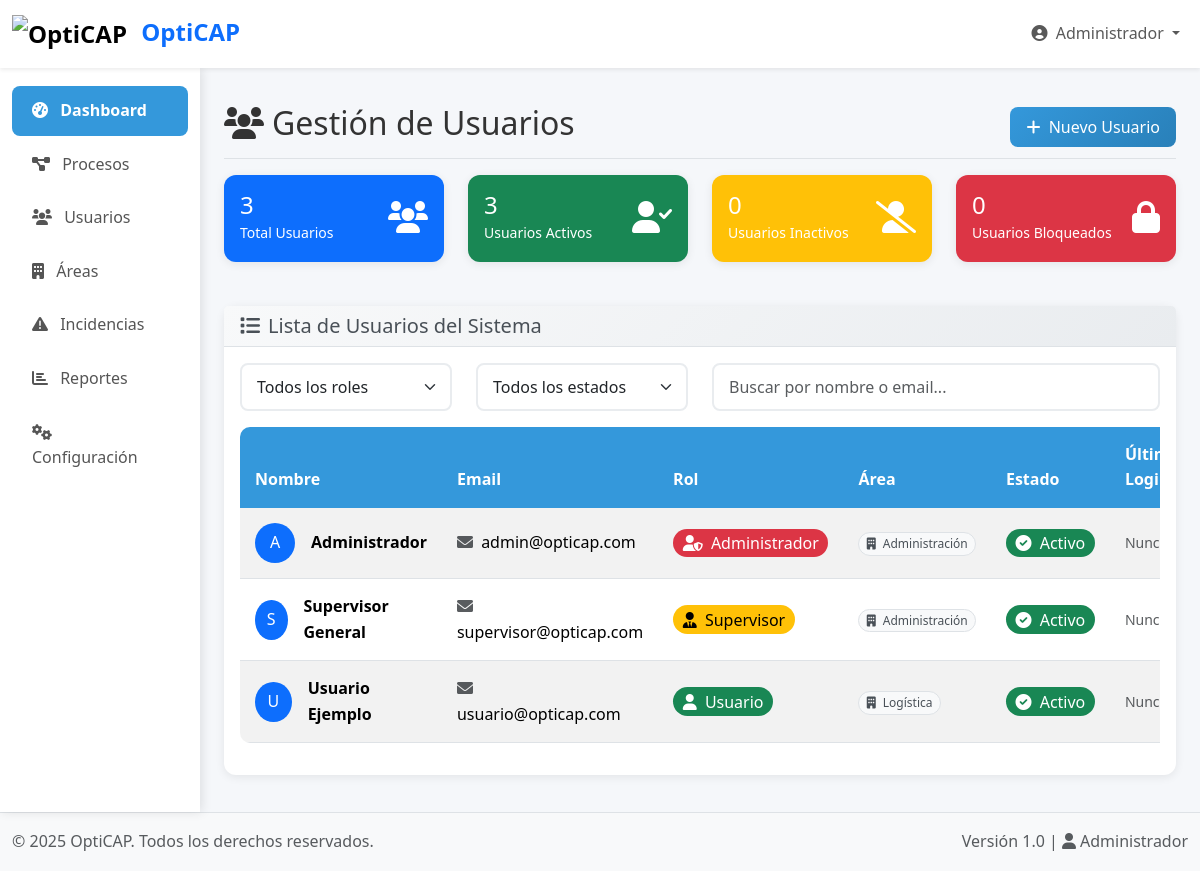
The page /modules/usuarios/usuarios.php (signed in) on the database its author committed.
### tables this page shows
CREATE TABLE usuarios (
    id INT PRIMARY KEY AUTO_INCREMENT,
    nombre VARCHAR(255) NOT NULL,
    email VARCHAR(255) UNIQUE NOT NULL,
    password VARCHAR(255) NOT NULL,
    rol ENUM('administrador', 'supervisor', 'super_usuario', 'usuario') NOT NULL,
    area_id INT,
    activo BOOLEAN DEFAULT TRUE,
    fecha_creacion TIMESTAMP DEFAULT CURRENT_TIMESTAMP,
    ultimo_login TIMESTAMP NULL,
    intentos_fallidos INT DEFAULT 0,
    bloqueado BOOLEAN DEFAULT FALSE,
    fecha_bloqueo TIMESTAMP NULL,
    FOREIGN KEY (area_id) REFERENCES areas(id)
);

CREATE TABLE areas (
    id INT PRIMARY KEY AUTO_INCREMENT,
    nombre VARCHAR(255) NOT NULL,
    descripcion TEXT,
    activo BOOLEAN DEFAULT TRUE,
    fecha_creacion TIMESTAMP DEFAULT CURRENT_TIMESTAMP
);

CREATE TABLE configuraciones_sistema (
    id INT PRIMARY KEY AUTO_INCREMENT,
    nombre_sistema VARCHAR(255) DEFAULT 'OptiCAP',
    logo_url VARCHAR(500),
    smtp_host VARCHAR(255),
    smtp_port INT,
    smtp_user VARCHAR(255),
    smtp_pass VARCHAR(255),
    from_email VARCHAR(255),
    from_name VARCHAR(255),
    email_activo BOOLEAN DEFAULT FALSE,
    fecha_actualizacion TIMESTAMP DEFAULT CURRENT_TIMESTAMP ON UPDATE CURRENT_TIMESTAMP
);

### modules/usuarios/usuarios.php (the view, shortened to what this page needs)
<?php
$database = new Database();
$db = $database->getConnection();
$query = "SELECT u.*, a.nombre as area_nombre
          FROM usuarios u
          LEFT JOIN areas a ON u.area_id = a.id
          ORDER BY u.nombre";
$stmt = $db->prepare($query);
$stmt->execute();
$usuarios = $stmt->fetchAll(PDO::FETCH_ASSOC);
?>
<!DOCTYPE html>
<html lang="es">
<head>
    <link href="/opticap/assets/css/bootstrap.min.css" rel="stylesheet">
    <link href="/opticap/assets/css/style.css" rel="stylesheet">
    <link rel="stylesheet" href="https://cdnjs.cloudflare.com/ajax/libs/font-awesome/6.0.0/css/all.min.css">
</head>
<body>
    <?php include '../../includes/header.php'; ?>
    <div class="container-fluid">
        <div class="row">
            <?php include '../../includes/sidebar.php'; ?>
            <main class="col-md-9 ms-sm-auto col-lg-10 px-md-4">
                <div class="d-flex justify-content-between flex-wrap flex-md-nowrap align-items-center pt-3 pb-2 mb-3 border-bottom">
                    <h1 class="h2">
                        <i class="fas fa-users me-2"></i>Gestión de Usuarios
                    </h1>
                    <?php if ($_SESSION['rol'] == 'administrador'): ?>
                    <a href="gestionar.php" class="btn btn-primary">
                        <i class="fas fa-plus me-1"></i> Nuevo Usuario
                    </a>
                    <?php endif; ?>
                </div>
                <div class="row mb-4">
                    <div class="col-md-3">
                        <div class="card bg-primary text-white">
                            <div class="card-body">
                                <div class="d-flex justify-content-between">
                                    <div>
                                        <h4 class="mb-0"><?php echo count($usuarios); ?></h4>
                                        <small>Total Usuarios</small>
                                    </div>
                                    <div class="align-self-center">
                                        <i class="fas fa-users fa-2x"></i>
                                    </div>
                                </div>
                            </div>
                        </div>
                    </div>
                    <div class="col-md-3">
                        <div class="card bg-success text-white">
                            <div class="card-body">
                                <div class="d-flex justify-content-between">
                                    <div>
                                        <h4 class="mb-0"><?php echo count(array_filter($usuarios, fn($u) => $u['activo'])); ?></h4>
                                        <small>Usuarios Activos</small>
                                    </div>
                                    <div class="align-self-center">
                                        <i class="fas fa-user-check fa-2x"></i>
                                    </div>
                                </div>
                            </div>
                        </div>
                    </div>
                    <div class="col-md-3">
                        <div class="card bg-warning text-white">
                            <div class="card-body">
                                <div class="d-flex justify-content-between">
                                    <div>
                                        <h4 class="mb-0"><?php echo count(array_filter($usuarios, fn($u) => !$u['activo'])); ?></h4>
                                        <small>Usuarios Inactivos</small>
                                    </div>
                                    <div class="align-self-center">
                                        <i class="fas fa-user-slash fa-2x"></i>
                                    </div>
                                </div>
                            </div>
                        </div>
                    </div>
                    <div class="col-md-3">
                        <div class="card bg-danger text-white">
                            <div class="card-body">
                                <div class="d-flex justify-content-between">
                                    <div>
                                        <h4 class="mb-0"><?php echo count(array_filter($usuarios, fn($u) => $u['bloqueado'])); ?></h4>
                                        <small>Usuarios Bloqueados</small>
                                    </div>
                                    <div class="align-self-center">
                                        <i class="fas fa-lock fa-2x"></i>
                                    </div>
                                </div>
                            </div>
                        </div>
                    </div>
                </div>
                <div class="card">
                    <div class="card-header bg-light">
                        <h5 class="card-title mb-0">
                            <i class="fas fa-list me-2"></i>Lista de Usuarios del Sistema
                        </h5>
                    </div>
                    <div class="card-body">
                        <div class="row mb-3">
                            <div class="col-md-3">
                                <select class="form-select" id="filtroRol">
                                    <option value="">Todos los roles</option>
                                </select>
                            </div>
                            <div class="col-md-3">
                                <select class="form-select" id="filtroEstado">
                                    <option value="">Todos los estados</option>
                                </select>
                            </div>
                            <div class="col-md-6">
                                <input type="text" class="form-control" id="buscarUsuario" placeholder="Buscar por nombre o email...">
                            </div>
                        </div>
                        <div class="table-responsive">
                            <table class="table table-hover table-striped" id="tablaUsuarios">
                                <thead class="table-dark">
                                    <tr>
                                        <th>Nombre</th>
                                        <th>Email</th>
                                        <th>Rol</th>
                                        <th>Área</th>
                                        <th>Estado</th>
                                        <th>Último Login</th>
                                    </tr>
                                </thead>
                                <tbody>
                                    <?php foreach ($usuarios as $usuario): ?>
                                    <tr class="usuario-fila"
                                        data-rol="<?php echo $usuario['rol']; ?>"
                                        data-estado="<?php echo $usuario['bloqueado'] ? 'bloqueado' : ($usuario['activo'] ? 'activo' : 'inactivo'); ?>"
                                        data-nombre="<?php echo strtolower($usuario['nombre']); ?>"
                                        data-email="<?php echo strtolower($usuario['email']); ?>">
                                        <td>
                                            <div class="d-flex align-items-center">
                                                <div class="avatar-circle bg-primary text-white rounded-circle d-flex align-items-center justify-content-center me-3" style="width: 40px; height: 40px; font-size: 16px;">
                                                    <?php echo strtoupper(substr($usuario['nombre'], 0, 1)); ?>
                                                </div>
                                                <div>
                                                    <strong><?php echo htmlspecialchars($usuario['nombre']); ?></strong>
                                                </div>
                                            </div>
                                        </td>
                                        <td>
                                            <i class="fas fa-envelope me-1 text-muted"></i>
                                            <?php echo htmlspecialchars($usuario['email']); ?>
                                        </td>
                                        <td>
                                            <span class="badge bg-<?php
                                                switch($usuario['rol']) {
                                                    case 'administrador': echo 'danger'; break;
                                                    case 'supervisor': echo 'warning'; break;
                                                    case 'usuario': echo 'success'; break;
                                                }
                                            ?> fs-6">
                                                <i class="fas fa-<?php
                                                    switch($usuario['rol']) {
                                                        case 'administrador': echo 'user-shield'; break;
                                                        case 'supervisor': echo 'user-tie'; break;
                                                        case 'usuario': echo 'user'; break;
                                                    }
                                                ?> me-1"></i>
                                                <?php echo ucfirst(str_replace('_', ' ', $usuario['rol'])); ?>
                                            </span>
                                        </td>
                                        <td>
                                            <?php if ($usuario['area_nombre']): ?>
                                            <span class="badge bg-light text-dark border">
                                                <i class="fas fa-building me-1"></i>
                                                <?php echo htmlspecialchars($usuario['area_nombre']); ?>
                                            </span>
                                            <?php else: ?>
                                            <span class="text-muted">N/A</span>
                                            <?php endif; ?>
                                        </td>
                                        <td>
                                            <span class="badge bg-<?php echo $usuario['activo'] ? 'success' : 'secondary'; ?> fs-6">
                                                <i class="fas fa-<?php echo $usuario['activo'] ? 'check-circle' : 'times-circle'; ?> me-1"></i>
                                                <?php echo $usuario['activo'] ? 'Activo' : 'Inactivo'; ?>
                                            </span>
                                        </td>
                                        <td>
                                            <small>
                                                <?php if ($usuario['ultimo_login']): ?>
                                                <i class="fas fa-sign-in-alt me-1 text-muted"></i>
                                                <?php echo date('d/m/Y H:i', strtotime($usuario['ultimo_login'])); ?>
                                                <?php else: ?>
                                                <span class="text-muted">Nunca</span>
                                                <?php endif; ?>
                                            </small>
                                        </td>
                                    </tr>
                                    <?php endforeach; ?>
                                </tbody>
                            </table>
                        </div>
                    </div>
                </div>
            </main>
        </div>
    </div>
    <?php include '../../includes/footer.php'; ?>
</body>
</html>

### includes/footer.php (shortened to what this page needs)
<footer class="footer mt-auto py-3 bg-light border-top">
    <div class="container-fluid">
        <div class="row align-items-center">
            <div class="col-md-6">
                <span class="text-muted">
                    &copy; <?php echo date('Y'); ?> <?php
                    $database = new Database();
                    $db = $database->getConnection();
                    $query = "SELECT nombre_sistema FROM configuraciones_sistema ORDER BY id DESC LIMIT 1";
                    $stmt = $db->prepare($query);
                    $stmt->execute();
                    $config = $stmt->fetch(PDO::FETCH_ASSOC);
                    echo $config['nombre_sistema'] ?? 'OptiCAP';
                    ?>. Todos los derechos reservados.
                </span>
            </div>
            <div class="col-md-6 text-md-end">
                <span class="text-muted">
                    Versión 1.0 |
                    <i class="fas fa-user me-1"></i><?php echo $_SESSION['nombre'] ?? 'Usuario'; ?>
                </span>
            </div>
        </div>
    </div>
</footer>

### assets/css/style.css (style rules this page uses)
:root { --primary-color: #3498db; --secondary-color: #2c3e50; --success-color: #27ae60; --warning-color: #f39c12; --danger-color: #e74c3c; --light-color: #f8f9fa; --dark-color: #343a40; --border-color: #dee2e6; --sidebar-width: 280px; }
* { margin: 0; padding: 0; box-sizing: border-box; }
body { font-family: 'Segoe UI', Tahoma, Geneva, Verdana, sans-serif; background-color: #f5f7fa; color: #333; line-height: 1.6; }
main { padding-top: 20px; min-height: calc(100vh - 56px); }
.card { border: none; border-radius: 12px; box-shadow: 0 5px 15px rgba(0, 0, 0, 0.08); transition: transform 0.3s ease, box-shadow 0.3s ease; margin-bottom: 20px; }
.table { border-radius: 10px; overflow: hidden; }
.table thead th { background-color: var(--primary-color); color: white; border: none; font-weight: 600; padding: 15px; }
.table tbody td { padding: 15px; vertical-align: middle; border-color: var(--border-color); }
.badge { padding: 8px 12px; border-radius: 20px; font-weight: 500; font-size: 0.75rem; }
.btn { border-radius: 8px; padding: 8px 16px; font-weight: 500; transition: all 0.3s ease; border: none; }
.btn-primary { background: linear-gradient(135deg, #3498db, #2980b9); border: none; }
.form-control, .form-select { border-radius: 8px; border: 2px solid #e9ecef; padding: 10px 15px; transition: all 0.3s ease; }
.card { border: none; border-radius: 12px; box-shadow: 0 2px 10px rgba(0, 0, 0, 0.08); }
.card-header { background: white; border-bottom: 1px solid #e9ecef; font-weight: 600; }
.badge { font-weight: 500; padding: 6px 10px; }
.btn { border-radius: 8px; font-weight: 500; transition: all 0.3s ease; }
.table th { font-weight: 600; color: #495057; border-top: none; }
.table td { vertical-align: middle; }
.table th { background-color: #f8f9fa; border-bottom: 2px solid #dee2e6; }
.badge { font-size: 0.75em; padding: 0.4em 0.6em; }
.card-header { background: linear-gradient(135deg, #f8f9fa 0%, #e9ecef 100%); border-bottom: 1px solid #dee2e6; font-weight: 600; color: #495057; }
.badge.bg-warning { color: #000 !important; }
.badge.bg-light { color: #495057 !important; border: 1px solid #dee2e6; }

### rows shown on the page
usuarios: bloqueado "0", nombre "A", nombre "Administrador", email "admin@opticap.com", rol "Administrador", area.nombre "Administración", activo 1 (drawn), shows "Nunca"
usuarios: nombre "S", nombre "Supervisor General", email "supervisor@opticap.com", rol "Supervisor", area.nombre "Administración", activo 1 (drawn), shows "Nunca"
usuarios: nombre "U", nombre "Usuario Ejemplo", email "usuario@opticap.com", rol "Usuario", area.nombre "Logística", activo 1 (drawn), shows "Nunca"
configuraciones_sistema: nombre_sistema "OptiCAP"

### other values the page prints
$_SESSION['nombre'] "Administrador"
count($usuarios) "3"
count(array_filter($usuarios, fn($u) => $u['activo'])) "3"
count(array_filter($usuarios, fn($u) => !$u['activo'])) "0"
